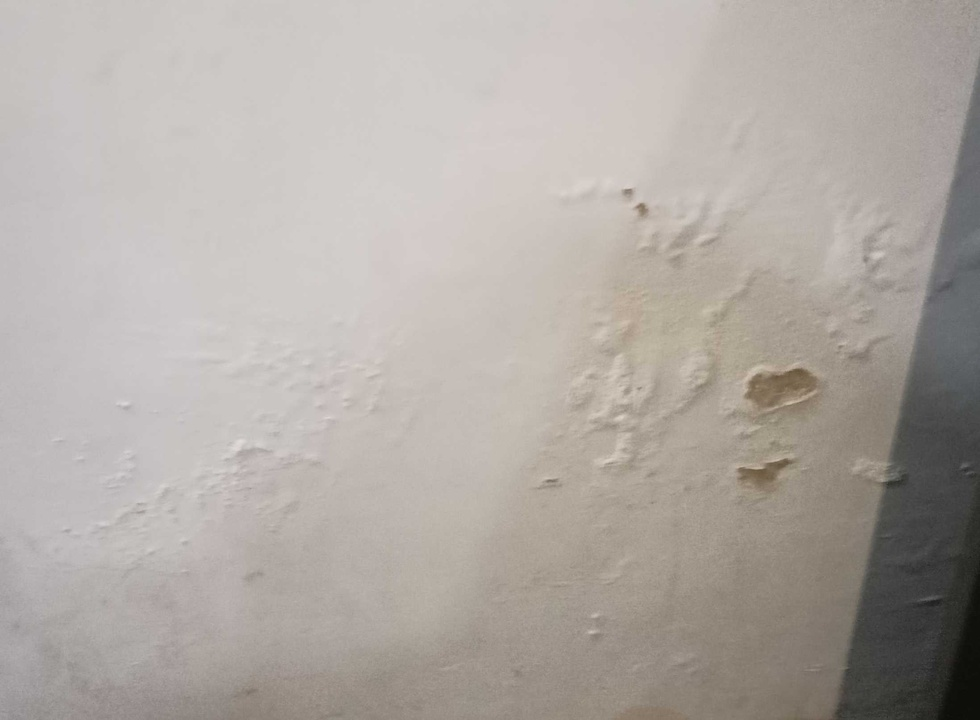
#> input picture HoleImage.jpg, 980 x 720 px, shrunk from 2195 x 1612 before the run, found by its file name
$ python holes.py
#> lines starting #> are read from the running program, lines starting #| are printed output that depends on the picture; after the words box and inside, x2 and y2 are one past the last pixel; in counts of white or black regions, pixels touching at a corner belong together; long printed decimals are rounded
# Importing Required Libraries
import numpy as np
import cv2
import matplotlib.pyplot as plt

# Define Function to get Hole and its area
def get_hole_segmentation(image_path):

    # Step 1: Load image
    img = cv2.imread(image_path)
#> img is the input picture: shape (720, 980, 3); mean B, G, R 164.5, 170, 176.3
    if img is None:
        raise ValueError("Image not found or path is incorrect")

    # Step 2: Convert to grayscale
    gray = cv2.cvtColor(img, cv2.COLOR_BGR2GRAY)

    # Step 3: Apply bilateral filter (preserve edges while smoothing)
    blur = cv2.bilateralFilter(gray, 9, 75, 75)

    # Step 4: Edge detection for cracks
    edges = cv2.Canny(blur, 50, 150)
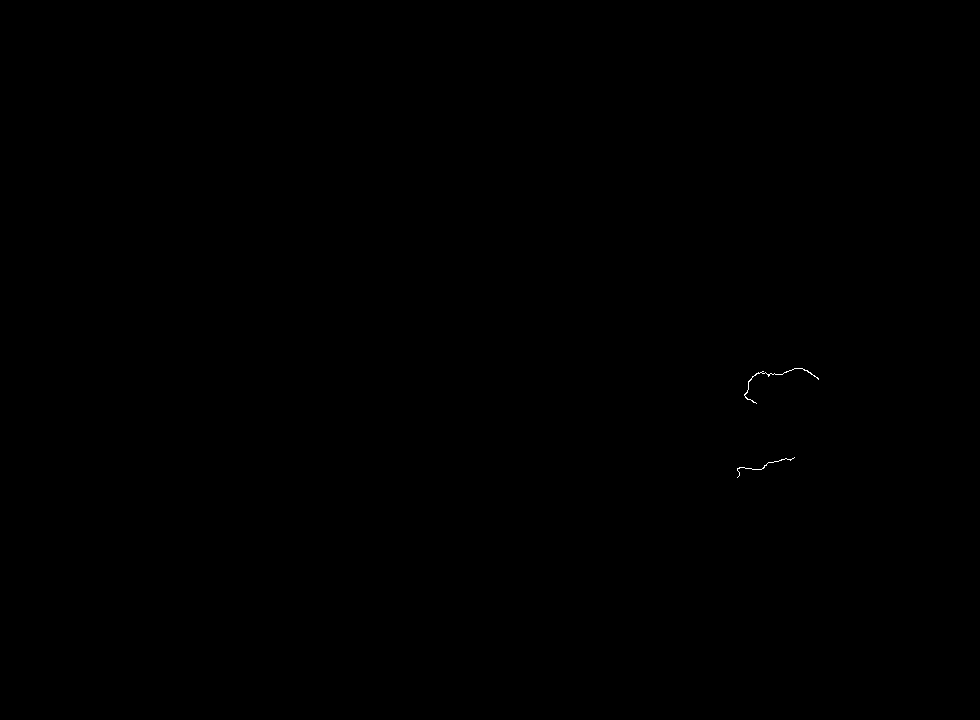
#> edges: shape (720, 980); 0.03% white in thin lines or dots, all inside (x1, y1, x2, y2) = (737, 368, 819, 478)
    crack_ratio = np.sum(edges > 0) / edges.size
#> crack_ratio = 0.000283

    # Step 5: HSV conversion for damp region detection
    hsv = cv2.cvtColor(img, cv2.COLOR_BGR2HSV)
#> hsv: shape (720, 980, 3); mean H, S, V 31.9, 18.6, 176.4

    # Mask 1: Yellow/Green Stains (Fungal/Mold Growth) # H: 15-40 for Yellow/Green # S: min 40 # V: min 40
    lower_stain = np.array([15, 80, 80]) # [15, 80, 80]
    upper_stain = np.array([60, 255, 255]) # [60, 255, 255]
    mask_stain = cv2.inRange(hsv, lower_stain, upper_stain)
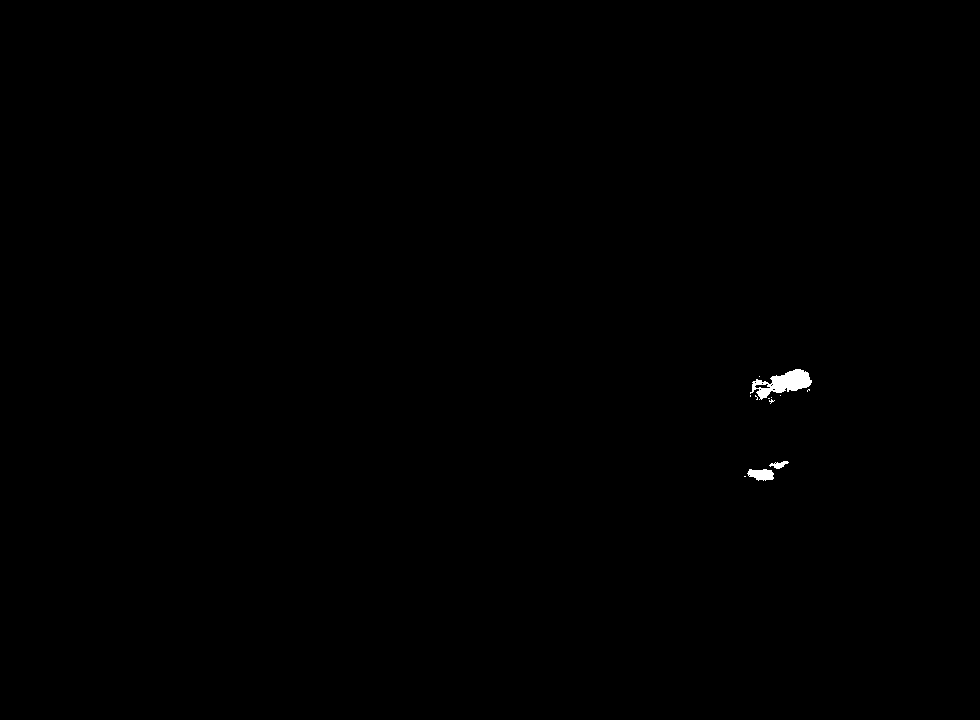
#> mask_stain: shape (720, 980); 0.18% white; 12 white regions (9 under 20 px), largest, box (x1, y1, x2, y2) and area: (750, 369, 812, 400) 916, (747, 469, 774, 481) 238, (769, 461, 789, 469) 83

    # Mask 2: Dark/Gray Damp Areas (Low Saturation/Value) # H: Any hue (0-180) # S: Low Saturation (0-80) to catch gray # V: Low Value (0-150) to catch dark areas
    lower_dark_hole = np.array([0, 0, 0]) # [0,0,0]
    upper_dark_hole = np.array([180, 100, 100]) # [180, 100, 100] # best: [180, 100, 100]
    mask_dark = cv2.inRange(hsv, lower_dark_hole, upper_dark_hole)
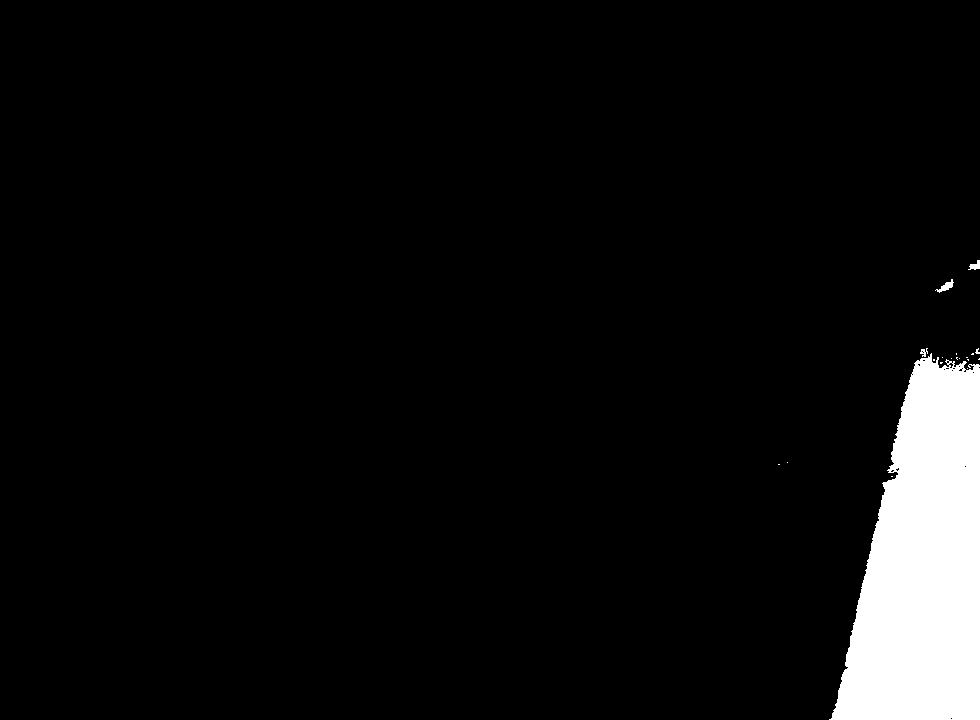
#> mask_dark: shape (720, 980); 5.5% white; 20 white regions (16 under 20 px), largest, box (x1, y1, x2, y2) and area: (829, 353, 980, 720) 38307, (935, 279, 954, 293) 99, (968, 260, 980, 270) 68, (920, 348, 928, 357) 39

    # mask_damp = cv2.inRange(hsv, lower_damp, upper_damp)
    mask_hole = cv2.bitwise_or(mask_stain, mask_dark)
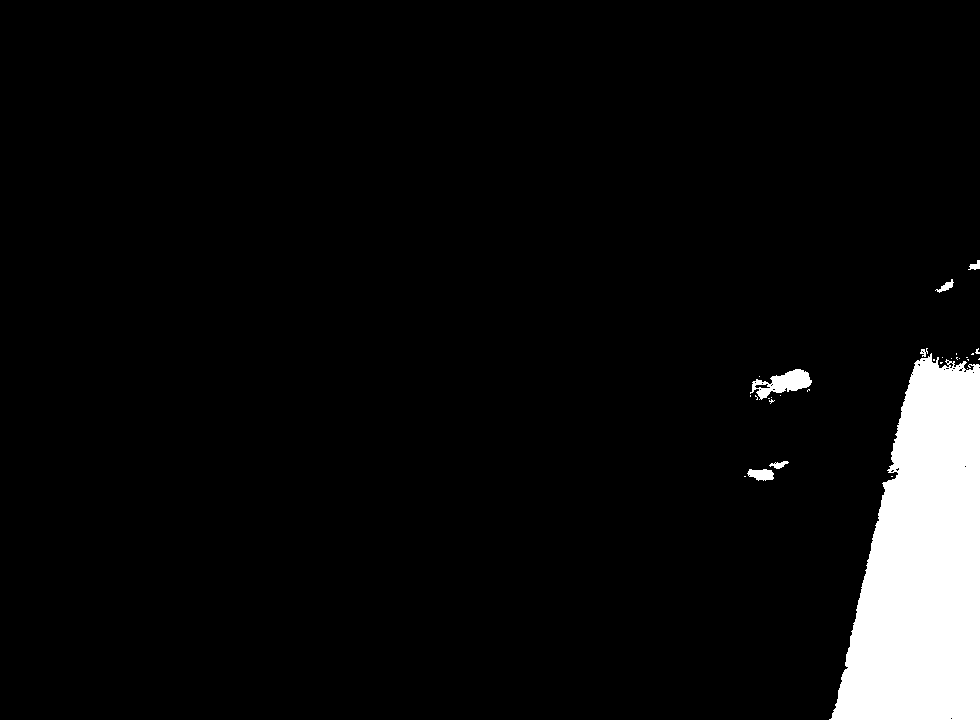
#> mask_hole: shape (720, 980); 5.6% white; 30 white regions (23 under 20 px), largest, box (x1, y1, x2, y2) and area: (829, 353, 980, 720) 38307, (750, 369, 812, 400) 916, (747, 469, 774, 481) 238

    # Step 6: Morphological cleanup of damp mask
    kernel = np.ones((5,5), np.uint8)
    mask_hole = cv2.morphologyEx(mask_hole, cv2.MORPH_CLOSE, kernel)
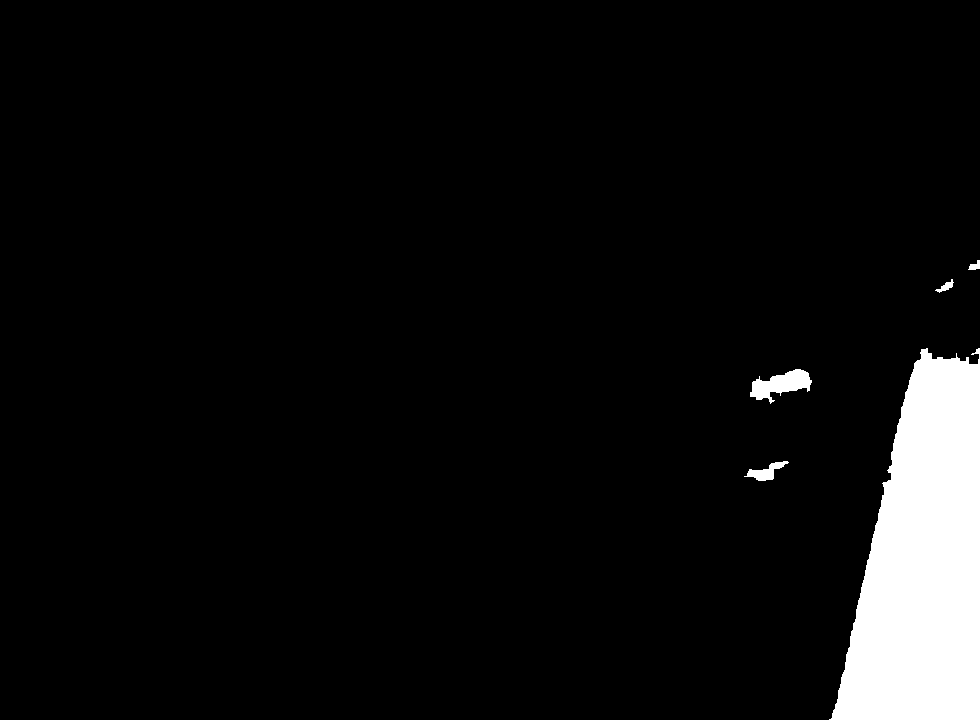
#> mask_hole: shape (720, 980); 5.7% white; 5 white regions, box (x1, y1, x2, y2) and area: (829, 348, 980, 720) 38799, (750, 369, 812, 404) 1105, (744, 461, 789, 481) 370, (935, 279, 954, 293) 101, (968, 260, 980, 270) 73
    mask_hole = cv2.morphologyEx(mask_hole, cv2.MORPH_OPEN, kernel)
#> mask_hole: shape (720, 980); 5.7% white; 6 white regions, box (x1, y1, x2, y2) and area: (832, 349, 980, 720) 38722, (750, 369, 811, 400) 1059, (748, 462, 784, 481) 345, (941, 282, 953, 291) 77, (970, 260, 980, 270) 68, (976, 349, 980, 354) 20

    hole_area_px = np.sum(mask_hole > 0)
#> hole_area_px = 40291
    hole_ratio = np.sum(mask_hole > 0) / mask_hole.size
#> hole_ratio = 0.0571

    # Step 7: Overlay damp mask in red
    overlay = img.copy()
    overlay[mask_hole > 0] = [0, 0, 255]  # damp in red
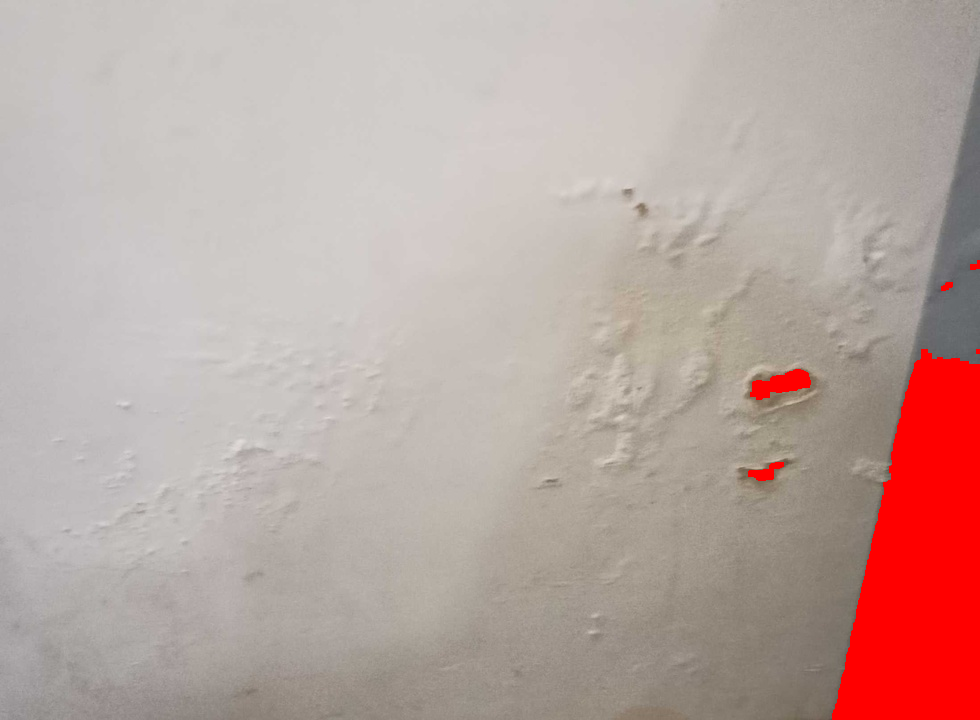
#> overlay: shape (720, 980, 3); 5.71% of pixels changed, all inside (x1, y1, x2, y2) = (748, 260, 980, 720)

    # Step 8: Display results in one row
    images = [
        (cv2.cvtColor(img, cv2.COLOR_BGR2RGB), "Original"),
        (gray, "Grayscale"),
        (edges, "Canny Edges"),
        (mask_hole, "Holes/Uneven Surface Mask"),
        (cv2.cvtColor(overlay, cv2.COLOR_BGR2RGB), "Damp Overlay")
    ]

    plt.figure(figsize=(18,4))
    for i, (im, title) in enumerate(images):
        plt.subplot(1, len(images), i+1)
        if len(im.shape) == 2:
            plt.imshow(im, cmap="gray")
        else:
            plt.imshow(im)
        plt.title(title, fontsize=10)
        plt.axis("off")
#> this loop made 5 passes
#> title on passes 1 to 5: 'Original', 'Grayscale', 'Canny Edges', 'Holes/Uneven Surface Mask', 'Damp Overlay'
    plt.tight_layout()
    plt.show()
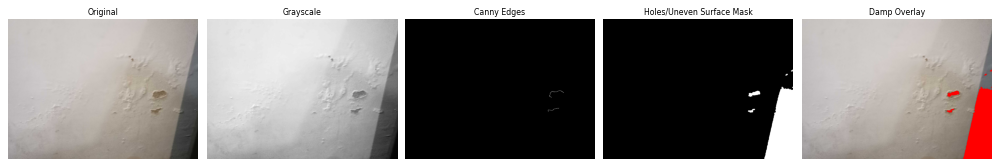
#> figure drawn by matplotlib, 5 panels

    print("Crack Ratio:", crack_ratio)
#| Crack Ratio: 0.0002834
    print("Damp Ratio:", hole_ratio)
#| Damp Ratio: 0.0571
    print("Damp Area (pixels):", hole_area_px)
#| Damp Area (pixels): 40291

    return hole_ratio, hole_area_px

# Example Usage
if __name__ == "__main__":
    image_path = r"C:\Users\Webbies\Jupyter_Notebooks\Berger_Site_Inspection_Exterior\InputImages\HoleImage.jpg"
    ratio, area = get_hole_segmentation(image_path)
#> ratio = 0.0571; area = 40291

$ run again, with DampImage.png saved as HoleImage.jpg
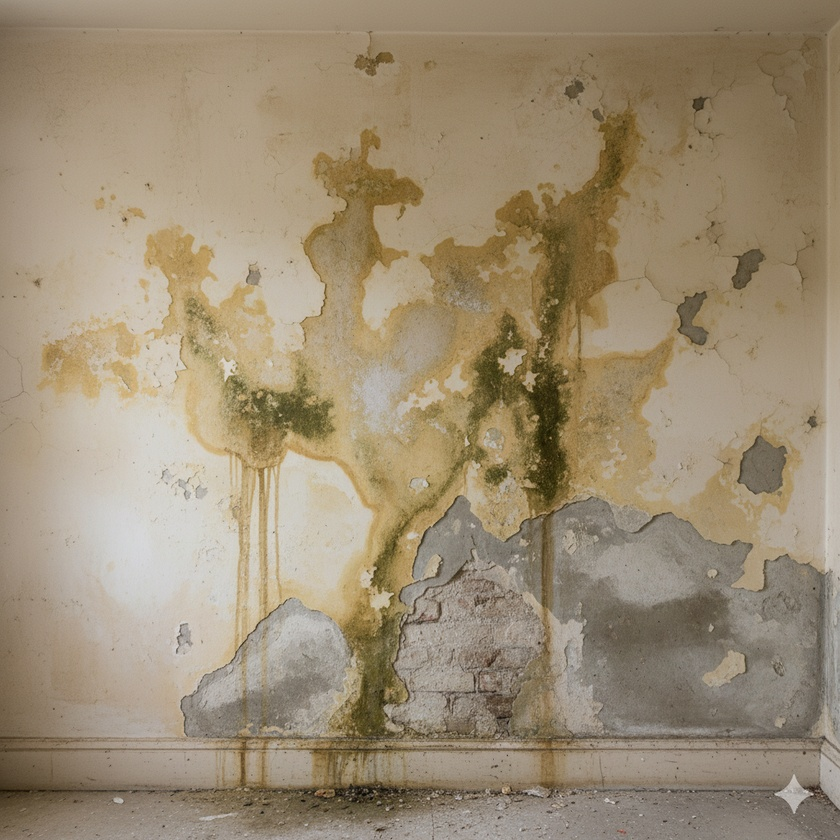
#> input picture DampImage.png, 840 x 840 px, shrunk from 1024 x 1024 before the run, found by its file name
#> in get_hole_segmentation, img is the input picture: shape (840, 840, 3); mean B, G, R 116.1, 140.8, 156.1
#> in get_hole_segmentation, `edges = cv2.Canny(blur, 50, 150)`:
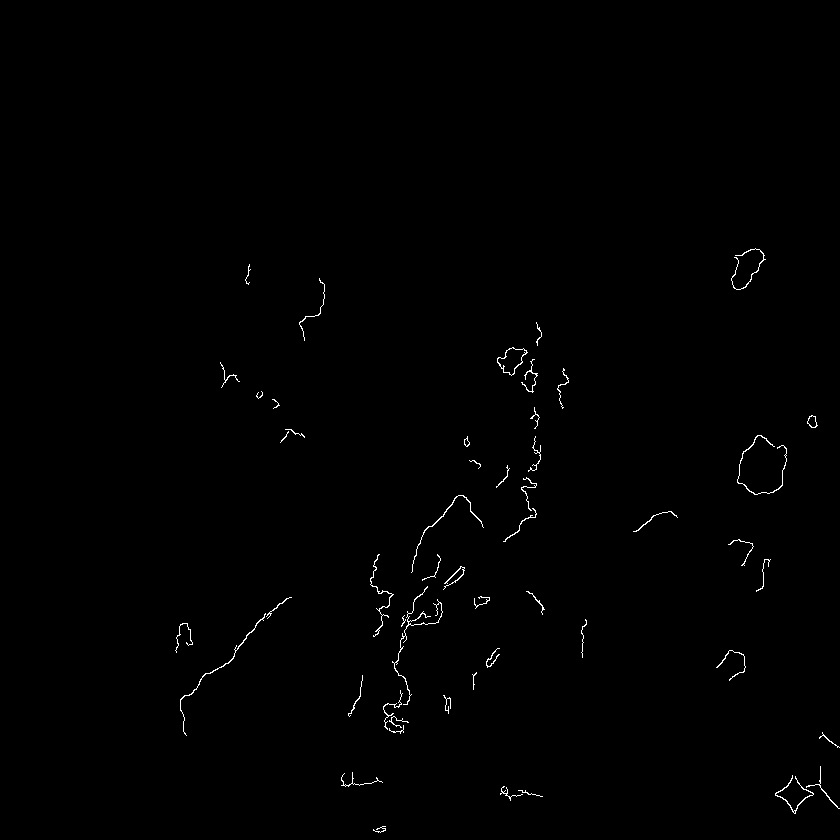
#> edges: shape (840, 840); 0.51% white in thin lines or dots, all inside (x1, y1, x2, y2) = (175, 248, 840, 833)
#> crack_ratio = 0.00505
#> hsv: shape (840, 840, 3); mean H, S, V 18.4, 68.8, 156.1
#> mask_stain: shape (840, 840); 33.4% white; 1147 white regions (1089 under 20 px), largest, box (x1, y1, x2, y2) and area: (144, 0, 840, 826) 216156, (0, 639, 88, 790) 5714, (36, 319, 140, 398) 3296
#> mask_dark: shape (840, 840); 1.1% white in thin lines or dots
#> hole_area_px = 262104
#> hole_ratio = 0.371
#> in get_hole_segmentation, `overlay[mask_hole > 0] = [0, 0, 255]`:
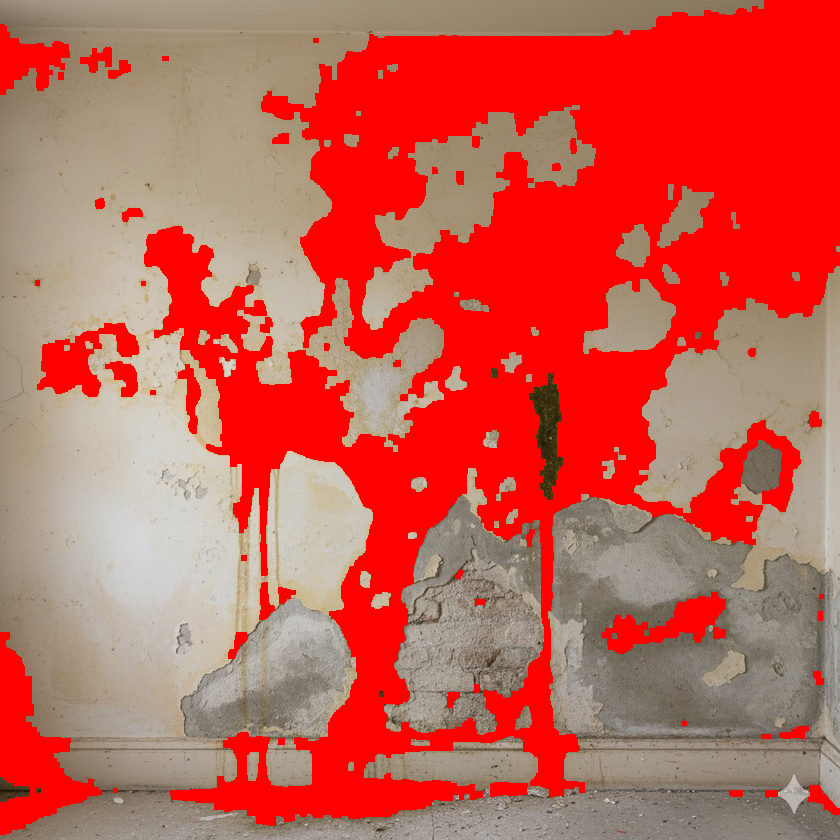
#> overlay: shape (840, 840, 3); mean B, G, R 84.2, 95.5, 198
#> the loop in get_hole_segmentation, `for i, (im, title) in enumerate(images):` made 5 passes
#> title on passes 1 to 5: 'Original', 'Grayscale', 'Canny Edges', 'Holes/Uneven Surface Mask', 'Damp Overlay'
#| Crack Ratio: 0.005051
#| Damp Ratio: 0.3715
#| Damp Area (pixels): 262104
#> area = 262104

$ run again, with GreenWallImage.png saved as HoleImage.jpg
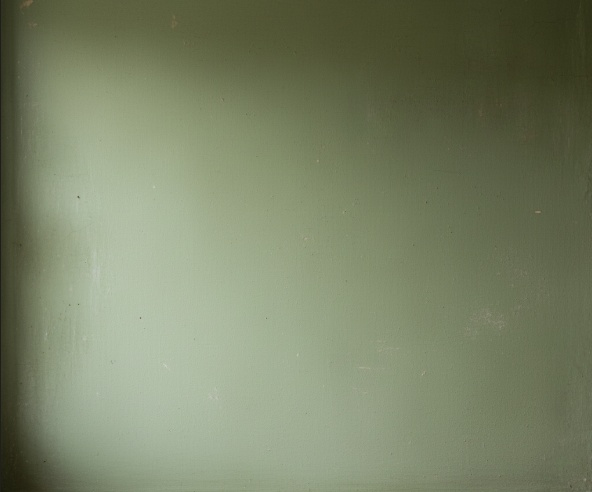
#> input picture GreenWallImage.png, 592 x 492 px, found by its file name
#> in get_hole_segmentation, img is the input picture: shape (492, 592, 3); mean B, G, R 102.7, 130.7, 122
#> edges: shape (492, 592); every value is 0
#> crack_ratio = 0
#> hsv: shape (492, 592, 3); mean H, S, V 39.4, 60.9, 130.7
#> in get_hole_segmentation, `mask_stain = cv2.inRange(hsv, lower_stain, upper_stain)`:
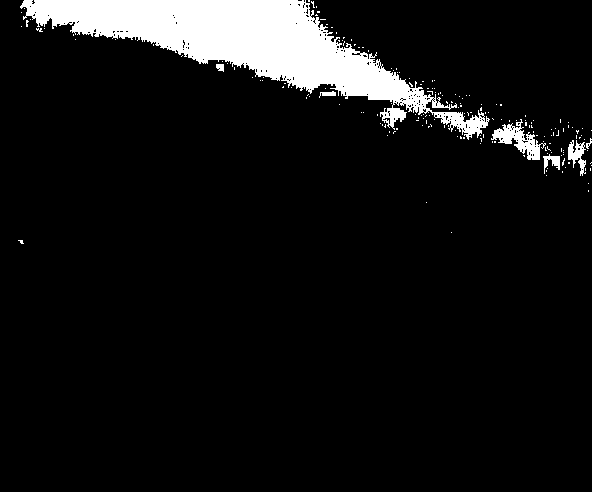
#> mask_stain: shape (492, 592); 7.6% white; 186 white regions (179 under 20 px), largest, box (x1, y1, x2, y2) and area: (20, 0, 490, 140) 20300, (491, 119, 546, 160) 816, (568, 140, 586, 176) 316
#> mask_dark: shape (492, 592); 18% white; 316 white regions (312 under 20 px), largest, box (x1, y1, x2, y2) and area: (0, 0, 592, 492) 51730, (565, 483, 576, 492) 37, (584, 479, 592, 491) 35, (420, 59, 428, 65) 20
#> hole_area_px = 60379
#> hole_ratio = 0.207
#> in get_hole_segmentation, `overlay[mask_hole > 0] = [0, 0, 255]`:
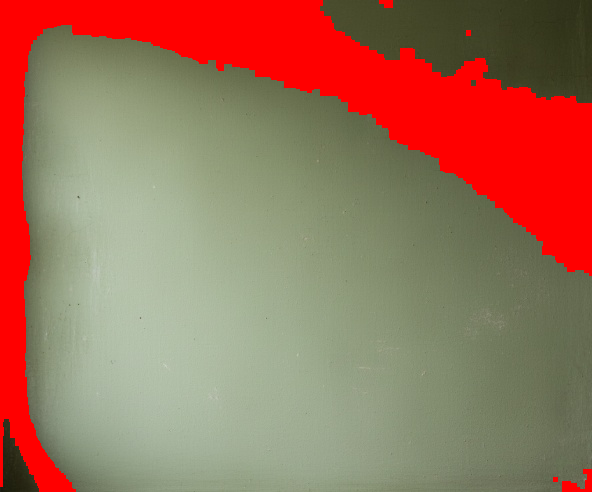
#> overlay: shape (492, 592, 3); mean B, G, R 90.6, 112.9, 158
#> the loop in get_hole_segmentation, `for i, (im, title) in enumerate(images):` made 5 passes
#> title on passes 1 to 5: 'Original', 'Grayscale', 'Canny Edges', 'Holes/Uneven Surface Mask', 'Damp Overlay'
#| Crack Ratio: 0.0
#| Damp Ratio: 0.2073
#| Damp Area (pixels): 60379
#> area = 60379
